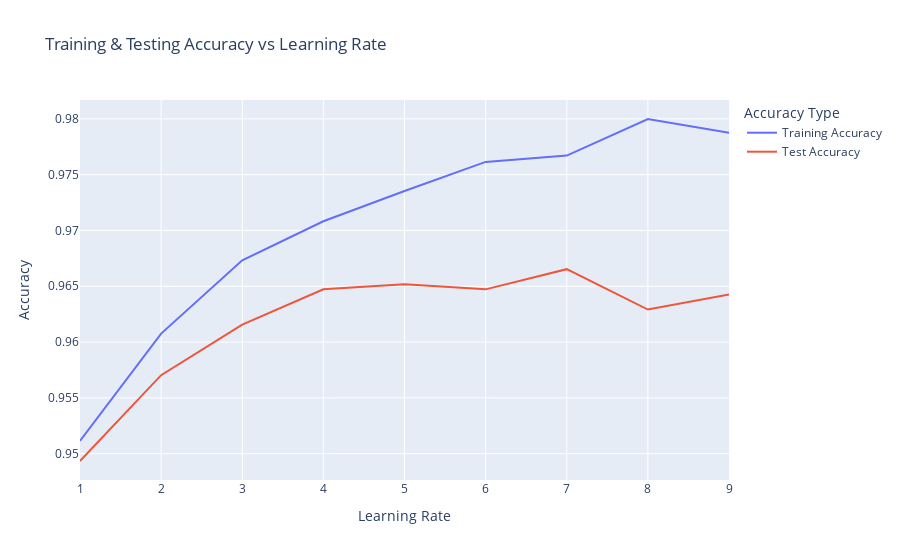

This figure's notebook cell:
### Code cell
#plotting the training & testing accuracy for n_estimators from 1 to 50
# plt.figure(figsize=None)
# plt.plot(depth, training_accuracy, label="training accuracy")
# plt.plot(depth, test_accuracy, label="test accuracy")
# plt.ylabel("Accuracy")  
# plt.xlabel("learning_rate")
# plt.legend();

# using plotly to plot the training & testing accuracy for n_estimators from 1 to 50
# Create a DataFrame to hold training and testing accuracy values
accuracy_df = pd.DataFrame({'Depth': depth, 'Training Accuracy': training_accuracy, 'Test Accuracy': test_accuracy})

# Create an interactive line chart using Plotly Express
fig = px.line(accuracy_df, x='Depth', y=['Training Accuracy', 'Test Accuracy'],
              title="Training & Testing Accuracy vs Learning Rate",
              labels={'Depth': 'Learning Rate', 'value': 'Accuracy', 'variable': 'Accuracy Type'})

# Show the interactive line chart
fig.show()

### Figure 1 — Plotly figure (JSON) as saved in the notebook; plotly's stock layout.template omitted (floating-point values rounded to 4 significant figures)
{"data": [{"hovertemplate": "Accuracy Type=Training Accuracy<br>Learning Rate=%{x}<br>Accuracy=%{y}<extra></extra>", "legendgroup": "Training Accuracy", "line": {"color": "#636efa", "dash": "solid"}, "marker": {"symbol": "circle"}, "mode": "lines", "name": "Training Accuracy", "orientation": "v", "showlegend": true, "type": "scatter", "x": [1, 2, 3, 4, 5, 6, 7, 8, 9], "xaxis": "x", "y": [0.9511, 0.9608, 0.9673, 0.9708, 0.9735, 0.9761, 0.9767, 0.98, 0.9787], "yaxis": "y"}, {"hovertemplate": "Accuracy Type=Test Accuracy<br>Learning Rate=%{x}<br>Accuracy=%{y}<extra></extra>", "legendgroup": "Test Accuracy", "line": {"color": "#EF553B", "dash": "solid"}, "marker": {"symbol": "circle"}, "mode": "lines", "name": "Test Accuracy", "orientation": "v", "showlegend": true, "type": "scatter", "x": [1, 2, 3, 4, 5, 6, 7, 8, 9], "xaxis": "x", "y": [0.9493, 0.957, 0.9616, 0.9647, 0.9652, 0.9647, 0.9665, 0.9629, 0.9643], "yaxis": "y"}], "layout": {"legend": {"title": {"text": "Accuracy Type"}, "tracegroupgap": 0}, "title": {"text": "Training & Testing Accuracy vs Learning Rate"}, "xaxis": {"anchor": "y", "domain": [0, 1], "title": {"text": "Learning Rate"}}, "yaxis": {"anchor": "x", "domain": [0, 1], "title": {"text": "Accuracy"}}}}
